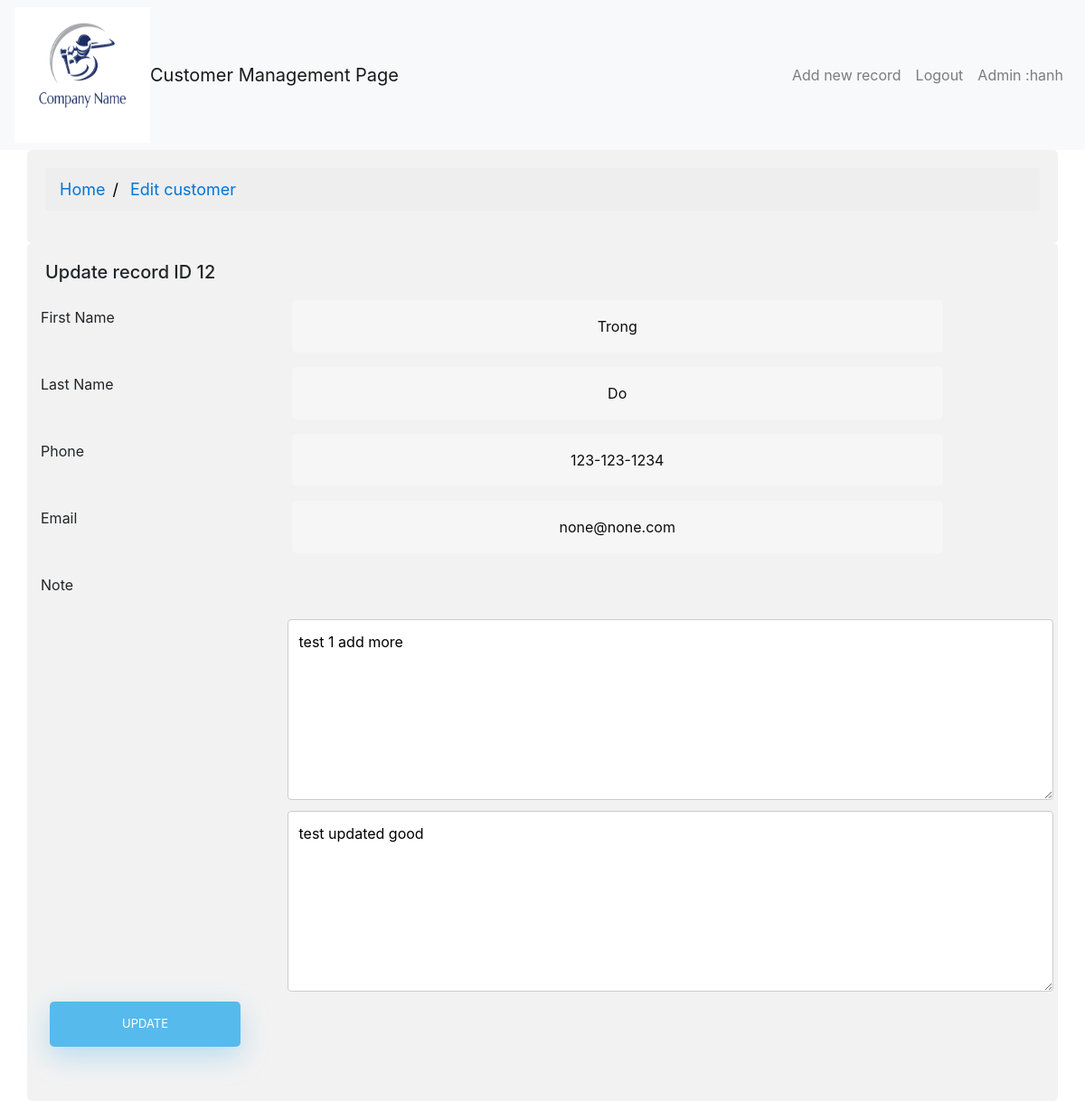
The page /edit.php?custId=12&page=edit (signed in) on the database its author committed.
### tables this page shows
CREATE TABLE `customerlist` (
  `id` int(11) NOT NULL,
  `firstname` varchar(100) NOT NULL,
  `lastname` varchar(100) NOT NULL,
  `phone` varchar(30) NOT NULL,
  `email` varchar(100) NOT NULL
);

CREATE TABLE `customernotes` (
  `id` int(11) NOT NULL,
  `cust_id` int(11) NOT NULL,
  `note_content` text NOT NULL
);

### lib/Database.php (called while the page is built, shortened)
<?php
 class Database {
public $host = DB_HOST;
public $user = DB_USER;
public $pass = DB_PASS;
public $dbname = DB_NAME;
 public $link;
     private function connectDB(){
    $this->link = new mysqli($this->host,$this->user, $this->pass, $this->dbname);
 }
     public function select ($query){
    $result = $this->link->query($query) or die ($this->link->error.__LINE__);
    if($result->num_rows > 0){
                return $result;
                    } else {
                                return false;
                    }
      }
 }
?>

### classes/Customer.php (called while the page is built, shortened)
<?php
include_once ('lib/Database.php');
class Customer{
	private $db;
    public	function __construct(){
       $this->db   = new Database();
	}
  public function getCustById($id)
  {
  $query = "SELECT * FROM customerlist WHERE id ='$id' ";
         $result = $this->db->select($query);
         return $result;
  }
  public function getNotesById($id)
  {
  $query = "SELECT * FROM customernotes  WHERE cust_id ='$id' ";
         $result = $this->db->select($query);
         return $result;
  }
}

### edit.php (the view, shortened to what this page needs)
<?php
  include_once ('inc/header.php');
  include 'classes/Customer.php';
  $cust = new Customer();
if(!$_POST)
{
  $id = $_GET['custId'];
    $getCust = $cust->getCustById($id);
    if ($getCust)
    {
      $result = $getCust->fetch_assoc();
    }
?>
  <div class="container">
  <div><h5>Update record ID <?php echo $id; ?></h5></div>
    <form  method="post" action="edit.php" >
    <div class="row">
      <div class="col-25">
        <label for="fname">First Name</label>
      </div>
      <div class="col-75">
        <input type="text" id="first_name" name="firstname" value="<?php echo $result['firstname'] ?>" >
      </div>
    </div>
    <div class="row">
      <div class="col-25">
        <label for="lname">Last Name</label>
      </div>
      <div class="col-75">
        <input type="text" id="last_name" name="lastname" value="<?php echo $result['lastname'] ?>" >
      </div>
    </div>
        <div class="row">
      <div class="col-25">
        <label for="phone">Phone </label>
      </div>
      <div class="col-75">
        <input type="text" id="phone" name="phone" value="<?php echo $result['phone'] ?>" >
      </div>
    </div>
            <div class="row">
      <div class="col-25">
        <label for="email">Email</label>
      </div>
      <div class="col-75">
        <input type="text" id="email" name="email" value="<?php echo $result['email'] ?>" >
      </div>
    </div>
    <div class="row">
      <div class="col-25">
        <label for="subject">Note</label>
      </div>
    </div>
<?php
      $getNotes = $cust->getNotesById($id);
      if ($getNotes)
      {
        while ($result2 = $getNotes->fetch_assoc() )
        {
?>
      <div class="row">
        <div class="col-25">
        <label for="subject"></label>
      </div>
      <div class="col-75">
        <textarea  name="note-<?php echo $result2['id'];?>" value="<?php echo $result2['note_content']; ?>"   style="height:200px"><?php echo $result2['note_content']; ?></textarea>
      </div>
    </div>
    <?php
    }
  }
?>
 <div class="row">
      <input type="submit" value="Update">
    </div>
  </form>
</div>
</body>
</html>
<?php
}
?>

### inc/header.php (style rules this page uses)
* { box-sizing: border-box; }
input[type=text], select, textarea { width: 100%; padding: 12px; border: 1px solid #ccc; border-radius: 4px; resize: vertical; }
label { padding: 12px 12px 12px 10px; display: inline-block; }
input[type=submit] { background-color: #04AA6D; color: white; padding: 12px 20px; border: none; border-radius: 4px; cursor: pointer; float: right; }
.container { border-radius: 5px; background-color: #f2f2f2; padding: 20px; }
.col-25 { float: left; width: 25%; margin-top: 6px; }
.col-75 { float: left; width: 75%; margin-top: 6px; }
.row:before { content: ""; display: table; clear: both; }
input[type=button], input[type=submit], input[type=reset] { background-color: #56baed; border: none; color: white; padding: 15px 80px; text-align: center; text-decoration: none; display: inline-block; text-transform: uppercase; font-size: 13px; -webkit-box-shadow: 0 10px 30px 0 rgba(95,186,233,0.4); box-shadow: 0 10px 30px 0 rgba(95,186,233,0.4); -webkit-border-radius: 5px 5px 5px 5px; border-radius: 5px 5px 5px 5px; margin: 5px 20px 40px 20px; -webkit-transition: all 0.3s ease-in-out; -moz-transition: all 0.3s ease-in-out; -ms-transition: all 0.3s ease-in-out; -o-transition: all 0.3s ease-in-out; transition: all 0.3s ease-in-out; }
input[type=text] { background-color: #f6f6f6; border: none; color: #0d0d0d; padding: 15px 32px; text-align: center; text-decoration: none; display: inline-block; font-size: 16px; margin: 5px; width: 85%; border: 2px solid #f6f6f6; -webkit-transition: all 0.5s ease-in-out; -moz-transition: all 0.5s ease-in-out; -ms-transition: all 0.5s ease-in-out; -o-transition: all 0.5s ease-in-out; transition: all 0.5s ease-in-out; -webkit-border-radius: 5px 5px 5px 5px; border-radius: 5px 5px 5px 5px; }
input[type=text]:placeholder { color: #cccccc; }

### rows shown on the page
customerlist: firstname "Trong", lastname "Do", phone "123-123-1234", email "none@none.com"
customernotes: id+note_content "test 1 add more"
customernotes: id+note_content "test updated good"

### other values the page prints
Session::get('adminName') "hanh"
$id "12"
